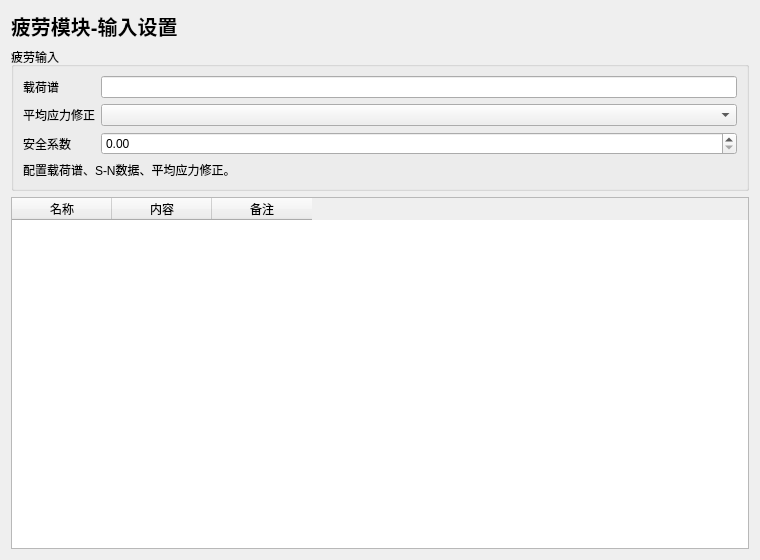
<?xml version="1.0" encoding="UTF-8"?>
<ui version="4.0">
 <class>FatigueInputWidget</class>
 <widget class="QWidget" name="FatigueInputWidget">
  <property name="geometry">
   <rect><x>0</x><y>0</y><width>760</width><height>560</height></rect>
  </property>
  <layout class="QVBoxLayout" name="verticalLayout">
   <item>
    <widget class="QLabel" name="titleLabel">
     <property name="styleSheet"><string notr="true">font-size: 20px; font-weight: 700;</string></property>
     <property name="text"><string>疲劳模块-输入设置</string></property>
    </widget>
   </item>
   <item>
    <widget class="QGroupBox" name="mainGroupBox">
     <property name="title"><string>疲劳输入</string></property>
     <layout class="QFormLayout" name="formLayout">
      <item row="0" column="0"><widget class="QLabel" name="labelA"><property name="text"><string>载荷谱</string></property></widget></item>
      <item row="0" column="1"><widget class="QLineEdit" name="lineEditA"/></item>
      <item row="1" column="0"><widget class="QLabel" name="labelB"><property name="text"><string>平均应力修正</string></property></widget></item>
      <item row="1" column="1"><widget class="QComboBox" name="comboBoxB"/></item>
      <item row="2" column="0"><widget class="QLabel" name="labelC"><property name="text"><string>安全系数</string></property></widget></item>
      <item row="2" column="1"><widget class="QDoubleSpinBox" name="doubleSpinBoxC"/></item>
      <item row="3" column="0" colspan="2">
       <widget class="QLabel" name="descLabel">
        <property name="wordWrap"><bool>true</bool></property>
        <property name="text"><string>配置载荷谱、S-N数据、平均应力修正。</string></property>
       </widget>
      </item>
     </layout>
    </widget>
   </item>
   <item>
    <widget class="QTableWidget" name="tableWidget">
     <column><property name="text"><string>名称</string></property></column>
     <column><property name="text"><string>内容</string></property></column>
     <column><property name="text"><string>备注</string></property></column>
    </widget>
   </item>
  </layout>
 </widget>
 <resources/>
 <connections/>
</ui>
